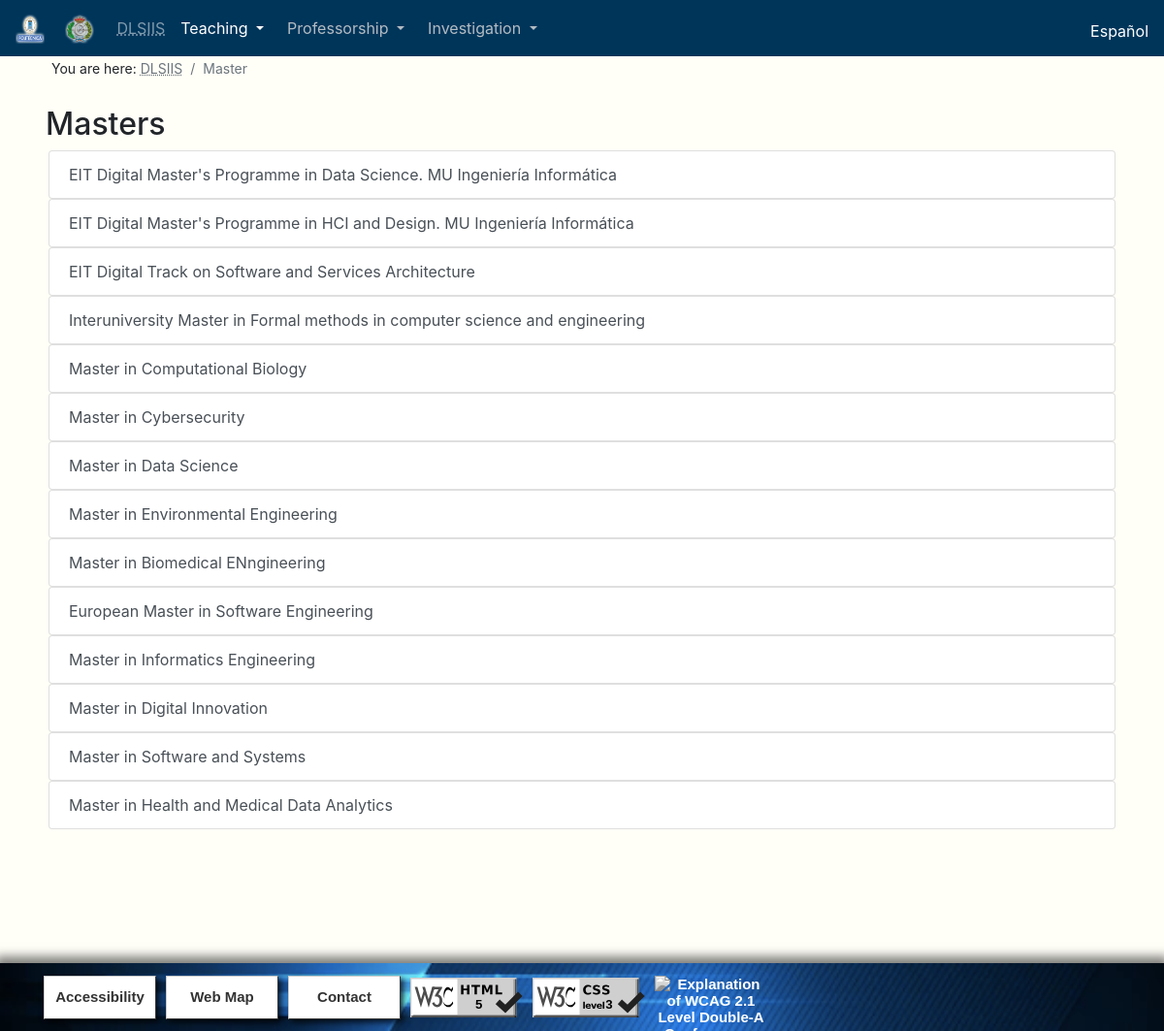
The app's page /Master.php?language=en with its own data.
### tables this page shows
CREATE TABLE `titulaciones` (
  `nombre` text NOT NULL,
  `codigo_titulo` varchar(4) NOT NULL,
  `codigo_subtipo` varchar(3) NOT NULL,
  `url_asignaturas` text NOT NULL,
  `tiene_asignaturas` tinyint(1) NOT NULL DEFAULT '0'
);

### Master.php (the view, shortened to what this page needs)
<!DOCTYPE html>
<?php
$idioma = $_SESSION["language"];
include("".$idioma.".php");?>
<html lang="<?php echo $idioma;?>">
  <head>
    <link href = "css/Style.css" rel="stylesheet">
    <link rel="stylesheet" href="https://stackpath.bootstrapcdn.com/bootstrap/4.4.1/css/bootstrap.min.css"
>
  </head>
  <body style="background-color: #FFFEF7;">
    <nav class="navbar navbar-expand-sm navbar-dark fixed-top" style="background-color: #00355A;">
      <div class="mr-auto">
        <a class="navbar-brand" href="https://www.upm.es/" title="www.upm.es">
          <img src="Pictures/UPM.png" width="30" height="30" alt="LogoUPM">
        </a>
        <a class="navbar-brand" href="https://www.fi.upm.es/" title="www.fi.upm.es">
            <img src="Pictures/FI.png" width="30" height="30" alt="LogoFI">
        </a>
      </div>
      <div class="collapse navbar-collapse" id="collapsibleNavbar">
        <div class="navbar-nav-scroll">
          <ul class="navbar-nav">
            <li class="nav-item" style="color:#B3BCC3;">
              <a class="nav-link" href="index.php"><abbr title="<?php echo $dlsiis; ?>">DLSIIS</abbr></a>
            </li>
            <li class="nav-item dropdown active">
              <a class="nav-item nav-link dropdown-toggle mr-md-2" href="#" id="bd-versions1" data-toggle="dropdown" aria-haspopup="true" aria-expanded="false">
                <?php echo $docencia; ?>
              </a>
            </li>
            <li class="nav-item dropdown">
              <a class="nav-item nav-link dropdown-toggle mr-md-2" href="#" style="color:#B3BCC3;" id="bd-versions2" data-toggle="dropdown" aria-haspopup="true" aria-expanded="false">
                <?php echo $profesorado; ?>
              </a>
            </li>
            <li class="nav-item dropdown">
              <a class="nav-item nav-link dropdown-toggle mr-md-2" href="#" style="color:#B3BCC3;" id="bd-versions3" data-toggle="dropdown" aria-haspopup="true" aria-expanded="false">
                <?php echo $investigacion; ?>
              </a>
            </li>
          </ul>
        </div>
        <ul class="navbar-nav ml-md-auto">
          <li><div class="mr-auto" style="display: inline-flex; padding-top: 6px;">
             <?php echo $bandera; ?>
          </div></li>
        </ul>
      </div>
    </nav>
    <br>
    <br>
    <nav aria-label="breadcrumb">
      <ol class="migas_de_pan breadcrumb" style="background-color: #FFFEF7;">
        <li style="padding-right: 4px;"><?php echo $usted; ?></li>
        <li class="breadcrumb-item active" aria-current="page"><abbr title="<?php echo $dlsiis; ?>">DLSIIS</abbr></li>
        <li class="breadcrumb-item active" aria-current="page"><?php echo $master; ?></li>
      </ol>
    </nav>
    <div class="container-fluid">
      <h1 class="titulo1" style="margin-left:32px;"><?php echo $masteres;  ?></h1>
      <?php
      require_once ('loginBD.php');
      $sql_titulos = "SELECT * FROM titulaciones where codigo_subtipo='MOF' ORDER BY `titulaciones`.`nombre` ASC";
      if (mysqli_query($conn, $sql_titulos)) {
        $result_titulos = mysqli_query($conn, $sql_titulos);
      }
      else {
        echo "Error: ".$sql_titulos ."<br>".mysqli_error($conn);
      }
      $sql_titulo_espanol = "SELECT * FROM titulo_espanol_ingles";
      if (mysqli_query($conn, $sql_titulo_espanol)) {
        $result_titulo_espanol = mysqli_query($conn, $sql_titulo_espanol);
      }
      else {
        echo "Error: ".$sql_titulo_espanol ."<br>".mysqli_error($conn);
      }
      $list = 0;
      $arrayUrl = array();
      $arrayNombre = array();
      echo '<ul class="lista_titulos">';
      while ($row_titulos =mysqli_fetch_array($result_titulos)) {
        echo '<li>';
        mysqli_data_seek($result_titulo_espanol, 0);
        while ($row_titulo_espanol =mysqli_fetch_array($result_titulo_espanol)) {
          if ($row_titulos['codigo_titulo'] == $row_titulo_espanol['codigo_titulo']){
						if ($idioma == "en") {
							$arrayUrl[$list] = $row_titulo_espanol['url_ingles'];
							$arrayNombre[$list] = utf8_encode($row_titulo_espanol['nombre_ingles']);
						}
						else {
							$arrayUrl[$list] = $row_titulo_espanol['url_espanol'];
							$arrayNombre[$list] = utf8_encode($row_titulo_espanol['nombre_espanol']);
						}
          }
        }
        echo '<div class="col-12" style="width:100%;" role="tablist">
                <a class="list-group-item list-group-item-action" id="list-'.$list.'-list"
                data-toggle="collapse" href="#list-'.$list.'" role="button">
                '.$arrayNombre[$list].'
                </a>
              </div>';
        $list++;
      }
      echo '</ul>';
      ?>
    </div>
    <br><br>
    <?php include ("footer.php"); ?>
	</body>
 </html>

### css/Style.css (style rules this page uses)
html { position: relative; min-height: 100%; }
body { padding-bottom: 100px; }
.migas_de_pan { margin-left: 37px; font-size: 14px; }
.lista_titulos { list-style: none; width: 100%; margin-left: -20px; }
.titulo1 { font-size: 2em; }

### records on screen
titulaciones: list "EIT Digital Master's Programme in Data Science. MU Ingeniería Informática"
titulaciones: list "EIT Digital Master's Programme in HCI and Design. MU Ingeniería Informática"
titulaciones: list "EIT Digital Track on Software and Services Architecture"
titulaciones: list "Interuniversity Master in Formal methods in computer science and engineering"
titulaciones: list "Master in Computational Biology"
titulaciones: list "Master in Cybersecurity"
titulaciones: list "Master in Data Science"
titulaciones: list "Master in Environmental Engineering"
titulaciones: list "Master in Biomedical ENngineering"
titulaciones: list "European Master in Software Engineering"
titulaciones: list "Master in Informatics Engineering"
titulaciones: list "Master in Digital Innovation"
titulaciones: list "Master in Software and Systems"
titulaciones: list "Master in Health and Medical Data Analytics"

### other values on screen
$docencia "Teaching"
$profesorado "Professorship"
$investigacion "Investigation"
$usted "You are here:"
$master "Master"
$masteres "Masters"
$accesibilidad "Accessibility"
$mapaweb "Web Map"
$contacto "Contact"
